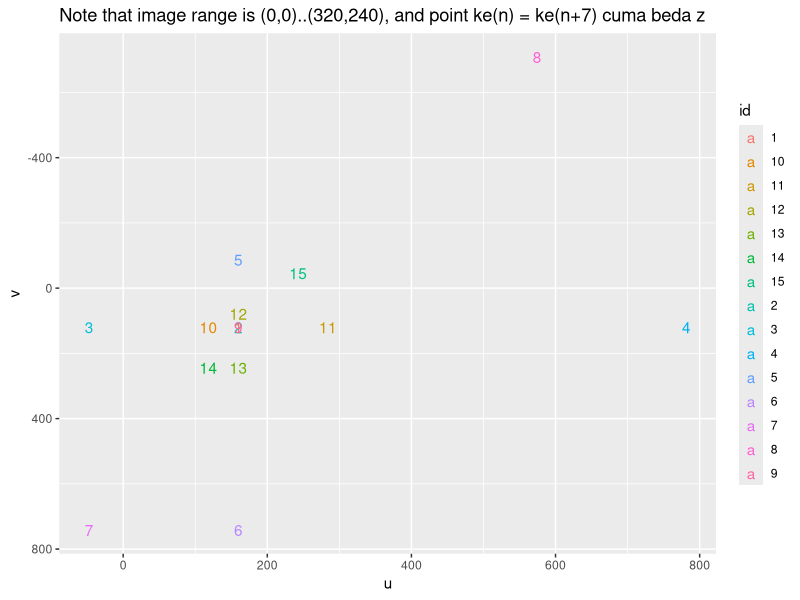
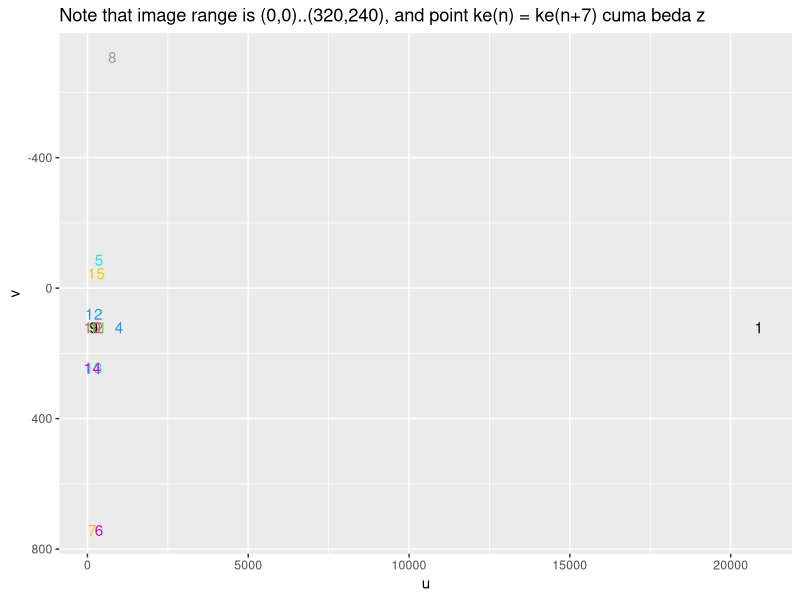
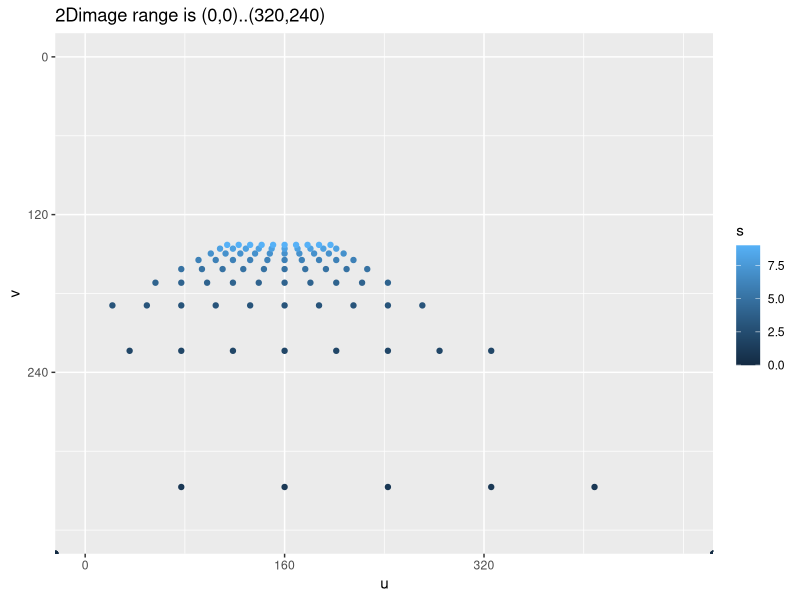
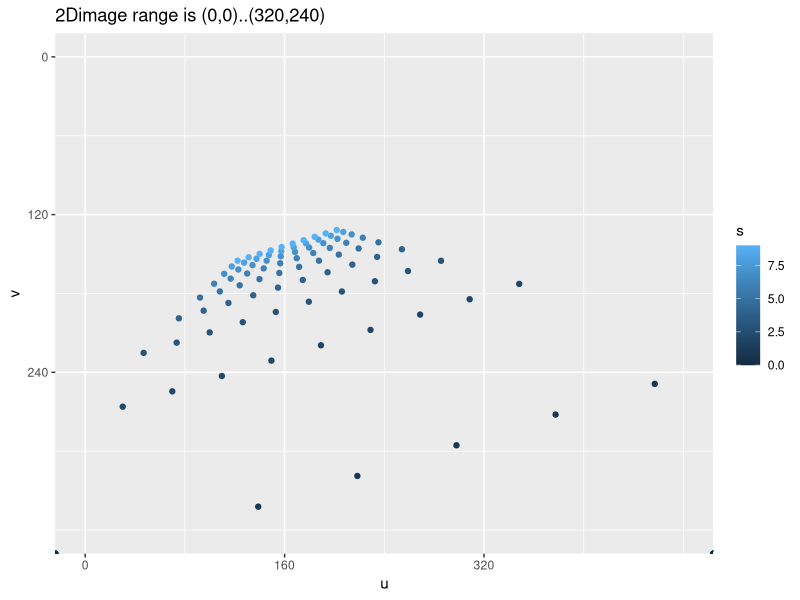
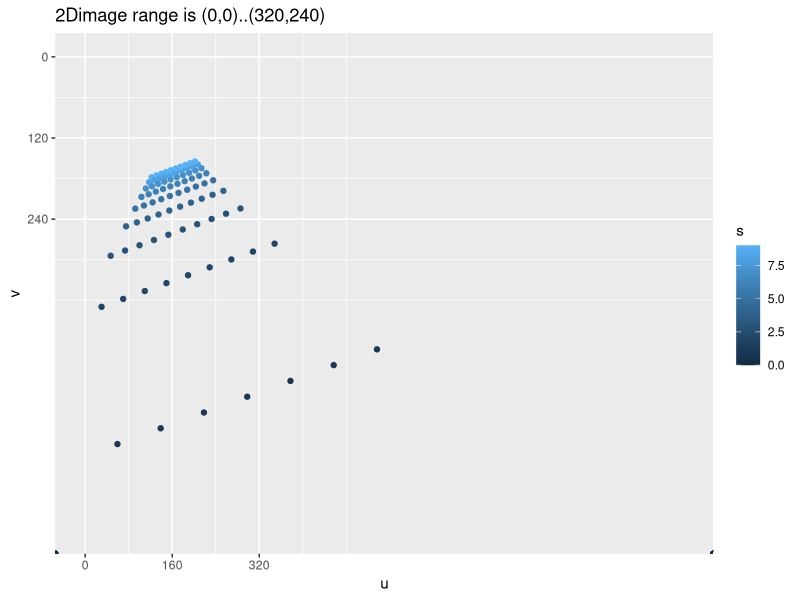
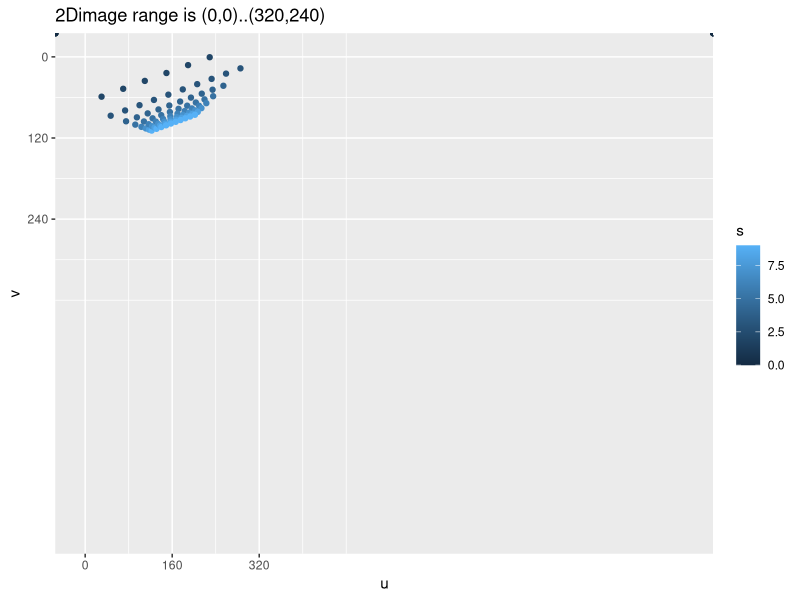

The R source for these figures, in order:
## ---- chunk 1
# 35mm lens on Sony Alpha 7r
focalLength <- 35 #mm
imageWidth <- 320 #px
imageHeight <- 240 #Px
sensorWidth <- 36 #mm
sensorHeight <- 24 #mm
centerX <- imageWidth / 2 #px
centerY <- imageHeight / 2 #px
CM <- matrix(c(focalLength * imageWidth / sensorWidth, 0, centerX,
               0, -focalLength * imageHeight / sensorHeight, centerY,
               0, 0, 1), ncol=3, byrow=TRUE)
CM
## ---- chunk 2
# Samsung Galaxy S4
focalLength <- 4.3 #mm
imageWidth <- 320 #px
imageHeight <- 240 #px
sensorWidth <- 6.64 #mm
sensorHeight <- 4.98 #mm
centerX <- imageWidth / 2 #px
centerY <- imageHeight / 2 #px
CM <- matrix(c(focalLength * imageWidth / sensorWidth, 0, centerX,
               0, -focalLength * imageHeight / sensorHeight, centerY,
               0, 0, 1), ncol=3, byrow=TRUE)
CM
## ---- chunk 3
theta <- 0*pi
t <- c(0, 0, 0)
names(t) <- c('x', 'y', 'z')
t
Rt <- matrix(c(cos(theta), -sin(theta), 0, t['x'],
               sin(theta),  cos(theta), 0, t['y'],
               0,           0,          1, t['z']),
             ncol=4, byrow=TRUE)
Rt
## ---- chunk 4
                # x    y    z   1
XYZ <- matrix(c(  0,   0,0.01,  1, # persis di tengah
                  0,   0,   1,  1, # persis di tengah, agak ke depan
                 -1,   0,   1,  1, # depan, agak ke kiri
                  3,   0,   1,  1, # depan, lebih ke kanan
                  0,   1,   1,  1, # depan, atas
                  0,  -3,   1,  1, # depan, lebih ke bawah
                 -1,  -3,   1,  1, # depan, kiri atas
                  2,   4,   1,  1, # depan, kanan atas
                  0,   0,   5,  1, # persis di tengah, depan banget
                 -1,   0,   5,  1, # depan banget, agak ke kiri
                  3,   0,   5,  1, # depan banget, lebih ke kanan
                  0,   1,   5,  1, # depan banget, atas
                  0,  -3,   5,  1, # depan banget, lebih ke bawah
                 -1,  -3,   5,  1, # depan banget, kiri atas
                  2,   4,   5,  1),# depan banget, kanan atas
              ncol=4, byrow=TRUE)
colnames(XYZ) <- c('x', 'y', 'z', '1')
XYZ
## ---- chunk 5
sUV <- t(CM %*% Rt %*% XYZ[4,]) # point ke-4
names(sUV) <- c('u', 'v', 's')
sUV
if (sUV['s'] != 0) UV <- sUV / sUV['s'] else UV <- sUV
UV
## ---- chunk 6
sUV <- t(CM %*% Rt %*% t(XYZ))
colnames(sUV) <- c('su', 'sv', 's')
sUV
UV <- matrix(ncol = 3, nrow = nrow(sUV))
colnames(UV) <- c('u', 'v', 's')
UV[,'u'] <- sUV[,'su'] / sUV[,'s']
UV[,'v'] <- sUV[,'sv'] / sUV[,'s']
UV[,'s'] <- sUV[,'s']
UV
## ---- chunk 7
library(ggplot2)
df <- data.frame(UV)
df$id <- rownames(df)
df$salpha <- min(max(df$s/5, 0), 1)
df$dsize <- pmin(10/df$s, 20)
df
ggplot(df, aes(x=u, y=v)) + #geom_point(color=rownames(df)) +
  geom_text(aes(label=id, color=id)) + #,size=dsize
  scale_y_reverse() +
  ggtitle('Note that image range is (0,0)..(320,240), and point ke(n) = ke(n+7) cuma beda z')
## ---- chunk 8
t <- c(1, 0, 0)
names(t) <- c('x', 'y', 'z')
t
Rt <- matrix(c(cos(theta), -sin(theta), 0, t['x'],
               sin(theta),  cos(theta), 0, t['y'],
               0,           0,          1, t['z']),
             ncol=4, byrow=TRUE)
Rt

# ramean
sUV <- t(CM %*% Rt %*% t(XYZ))
colnames(sUV) <- c('su', 'sv', 's')
#sUV
UV <- matrix(ncol = 3, nrow = nrow(sUV))
colnames(UV) <- c('u', 'v', 's')
UV[,'u'] <- sUV[,'su'] / sUV[,'s']
UV[,'v'] <- sUV[,'sv'] / sUV[,'s']
UV[,'s'] <- sUV[,'s']
#UV

# plot
library(ggplot2)
df <- data.frame(UV)
df
ggplot(df, aes(x=u, y=v)) + #geom_point(color=rownames(df)) +
  geom_text(label=rownames(df), color=rownames(df)) +
  scale_y_reverse() +
  ggtitle('Note that image range is (0,0)..(320,240), and point ke(n) = ke(n+7) cuma beda z')
## ---- chunk 9
# create 100 lattice points (10x10) spanning from X=-2..+2 and Z =0..10, Y constant = -1
XYZ <- matrix(nrow = 100, ncol=4)
colnames(XYZ) <- c('x', 'y', 'z', 'dummy')
for (i in 0:9) {
  for (j in 0:9) {
    x <- -2 + i*0.4
    y <- -1
    z <- 0 + j*1
    XYZ[i * 10 + j + 1,] <- c(x, y, z, 1)
  }
}
XYZ
## ---- chunk 10
t <- c(0, 0, 0)
names(t) <- c('x', 'y', 'z')
t
Rt <- matrix(c(cos(theta), -sin(theta), 0, t['x'],
               sin(theta),  cos(theta), 0, t['y'],
               0,           0,          1, t['z']),
             ncol=4, byrow=TRUE)
Rt

# ramean
sUV <- t(CM %*% Rt %*% t(XYZ))
colnames(sUV) <- c('su', 'sv', 's')
#sUV
UV <- matrix(ncol = 3, nrow = nrow(sUV))
colnames(UV) <- c('u', 'v', 's')
UV[,'u'] <- sUV[,'su'] / sUV[,'s']
UV[,'v'] <- sUV[,'sv'] / sUV[,'s']
UV[,'s'] <- sUV[,'s']
#UV

# plot
library(ggplot2)
df <- data.frame(UV)
#df
ggplot(df, aes(x=u, y=v)) + #geom_point(color=rownames(df)) +
  geom_point(aes(color=s)) +
  scale_y_reverse(limits=c(360, 0), breaks=c(0, 120, 240)) + 
  scale_x_continuous(limits=c(0, 480), breaks=c(0, 160, 320)) +
  ggtitle('2Dimage range is (0,0)..(320,240)')
## ---- chunk 11
theta <- pi/11
t <- c(0, 0, 0)
names(t) <- c('x', 'y', 'z')
t
Rt <- matrix(c(cos(theta), -sin(theta), 0, t['x'],
               sin(theta),  cos(theta), 0, t['y'],
               0,           0,          1, t['z']),
             ncol=4, byrow=TRUE)
Rt

# ramean
sUV <- t(CM %*% Rt %*% t(XYZ))
colnames(sUV) <- c('su', 'sv', 's')
#sUV
UV <- matrix(ncol = 3, nrow = nrow(sUV))
colnames(UV) <- c('u', 'v', 's')
UV[,'u'] <- sUV[,'su'] / sUV[,'s']
UV[,'v'] <- sUV[,'sv'] / sUV[,'s']
UV[,'s'] <- sUV[,'s']
#UV

# plot
library(ggplot2)
df <- data.frame(UV)
#df
ggplot(df, aes(x=u, y=v)) + #geom_point(color=rownames(df)) +
  geom_point(aes(color=s)) +
  scale_y_reverse(limits=c(360, 0), breaks=c(0, 120, 240)) + 
  scale_x_continuous(limits=c(0, 480), breaks=c(0, 160, 320)) +
  ggtitle('2Dimage range is (0,0)..(320,240)')
## ---- chunk 12
t <- c(0, -1, 0)
names(t) <- c('x', 'y', 'z')
t
Rt <- matrix(c(cos(theta), -sin(theta), 0, t['x'],
               sin(theta),  cos(theta), 0, t['y'],
               0,           0,          1, t['z']),
             ncol=4, byrow=TRUE)
Rt

# ramean
sUV <- t(CM %*% Rt %*% t(XYZ))
colnames(sUV) <- c('su', 'sv', 's')
#sUV
UV <- matrix(ncol = 3, nrow = nrow(sUV))
colnames(UV) <- c('u', 'v', 's')
UV[,'u'] <- sUV[,'su'] / sUV[,'s']
UV[,'v'] <- sUV[,'sv'] / sUV[,'s']
UV[,'s'] <- sUV[,'s']
#UV

# plot
library(ggplot2)
df <- data.frame(UV)
#df
ggplot(df, aes(x=u, y=v)) + #geom_point(color=rownames(df)) +
  geom_point(aes(color=s)) +
  scale_y_reverse(limits=c(700, 0), breaks=c(0, 120, 240)) + 
  scale_x_continuous(limits=c(0, 1100), breaks=c(0, 160, 320)) +
  ggtitle('2Dimage range is (0,0)..(320,240)')
## ---- chunk 13
t <- c(0, +2, 0)
names(t) <- c('x', 'y', 'z')
t
Rt <- matrix(c(cos(theta), -sin(theta), 0, t['x'],
               sin(theta),  cos(theta), 0, t['y'],
               0,           0,          1, t['z']),
             ncol=4, byrow=TRUE)
Rt

# ramean
sUV <- t(CM %*% Rt %*% t(XYZ))
colnames(sUV) <- c('su', 'sv', 's')
#sUV
UV <- matrix(ncol = 3, nrow = nrow(sUV))
colnames(UV) <- c('u', 'v', 's')
UV[,'u'] <- sUV[,'su'] / sUV[,'s']
UV[,'v'] <- sUV[,'sv'] / sUV[,'s']
UV[,'s'] <- sUV[,'s']
#UV

# plot
library(ggplot2)
df <- data.frame(UV)
#df
ggplot(df, aes(x=u, y=v)) + #geom_point(color=rownames(df)) +
  geom_point(aes(color=s)) +
  scale_y_reverse(limits=c(700, 0), breaks=c(0, 120, 240)) + 
  scale_x_continuous(limits=c(0, 1100), breaks=c(0, 160, 320)) +
  ggtitle('2Dimage range is (0,0)..(320,240)')
